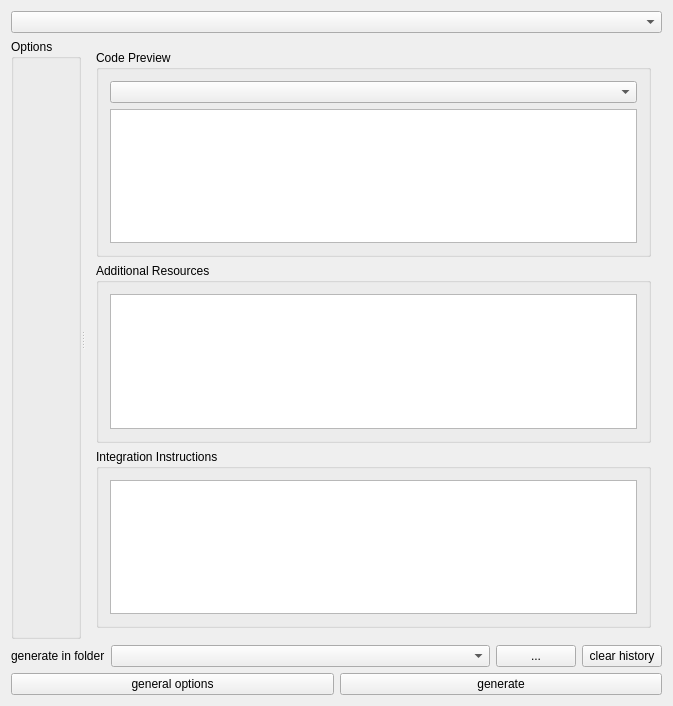
<?xml version="1.0" encoding="UTF-8"?>
<ui version="4.0">
 <class>CodeCreator</class>
 <widget class="QWidget" name="CodeCreator">
  <property name="geometry">
   <rect>
    <x>0</x>
    <y>0</y>
    <width>673</width>
    <height>706</height>
   </rect>
  </property>
  <property name="windowTitle">
   <string>CodeCreator</string>
  </property>
  <layout class="QVBoxLayout" name="verticalLayout_6">
   <item>
    <widget class="QComboBox" name="comboBoxType"/>
   </item>
   <item>
    <widget class="QSplitter" name="splitter">
     <property name="orientation">
      <enum>Qt::Horizontal</enum>
     </property>
     <widget class="QGroupBox" name="groupBox">
      <property name="title">
       <string>Options</string>
      </property>
      <layout class="QVBoxLayout" name="verticalLayout_2">
       <property name="leftMargin">
        <number>0</number>
       </property>
       <property name="topMargin">
        <number>0</number>
       </property>
       <property name="rightMargin">
        <number>0</number>
       </property>
       <property name="bottomMargin">
        <number>0</number>
       </property>
       <item>
        <widget class="QWidget" name="generators" native="true">
         <layout class="QVBoxLayout" name="verticalLayout">
          <property name="leftMargin">
           <number>0</number>
          </property>
          <property name="topMargin">
           <number>0</number>
          </property>
          <property name="rightMargin">
           <number>0</number>
          </property>
          <property name="bottomMargin">
           <number>0</number>
          </property>
         </layout>
        </widget>
       </item>
       <item>
        <spacer name="verticalSpacer">
         <property name="orientation">
          <enum>Qt::Vertical</enum>
         </property>
         <property name="sizeHint" stdset="0">
          <size>
           <width>20</width>
           <height>40</height>
          </size>
         </property>
        </spacer>
       </item>
      </layout>
     </widget>
     <widget class="QWidget" name="layoutWidget">
      <layout class="QVBoxLayout" name="verticalLayout_4">
       <item>
        <widget class="QGroupBox" name="groupBox_2">
         <property name="title">
          <string>Code Preview</string>
         </property>
         <layout class="QVBoxLayout" name="verticalLayout_3">
          <item>
           <widget class="QComboBox" name="comboBoxPreview"/>
          </item>
          <item>
           <widget class="QPlainTextEdit" name="plainTextEditPreview">
            <property name="font">
             <font>
              <family>Courier New</family>
              <pointsize>10</pointsize>
             </font>
            </property>
            <property name="readOnly">
             <bool>true</bool>
            </property>
           </widget>
          </item>
         </layout>
        </widget>
       </item>
       <item>
        <widget class="QGroupBox" name="groupBoxAdditionalResources">
         <property name="title">
          <string>Additional Resources</string>
         </property>
         <layout class="QVBoxLayout" name="verticalLayout_7">
          <item>
           <widget class="QPlainTextEdit" name="plainTextEditAdditionalResources">
            <property name="font">
             <font>
              <family>Courier New</family>
              <pointsize>10</pointsize>
             </font>
            </property>
            <property name="readOnly">
             <bool>true</bool>
            </property>
           </widget>
          </item>
         </layout>
        </widget>
       </item>
       <item>
        <widget class="QGroupBox" name="groupBoxIntegrationInstructions">
         <property name="title">
          <string>Integration Instructions</string>
         </property>
         <layout class="QVBoxLayout" name="verticalLayout_5">
          <item>
           <widget class="QPlainTextEdit" name="plainTextEditIntegrationInstructions">
            <property name="font">
             <font>
              <family>Courier New</family>
              <pointsize>10</pointsize>
             </font>
            </property>
            <property name="readOnly">
             <bool>true</bool>
            </property>
           </widget>
          </item>
         </layout>
        </widget>
       </item>
      </layout>
     </widget>
    </widget>
   </item>
   <item>
    <layout class="QGridLayout" name="gridLayout">
     <item row="0" column="3">
      <widget class="QPushButton" name="pushButtonClearHistory">
       <property name="text">
        <string>clear history</string>
       </property>
      </widget>
     </item>
     <item row="0" column="2">
      <widget class="QPushButton" name="pushButtonSelectFolder">
       <property name="text">
        <string>...</string>
       </property>
      </widget>
     </item>
     <item row="0" column="1">
      <widget class="QComboBox" name="comboBoxFolder">
       <property name="sizePolicy">
        <sizepolicy hsizetype="MinimumExpanding" vsizetype="Fixed">
         <horstretch>0</horstretch>
         <verstretch>0</verstretch>
        </sizepolicy>
       </property>
      </widget>
     </item>
     <item row="0" column="0">
      <widget class="QLabel" name="label_2">
       <property name="text">
        <string>generate in folder</string>
       </property>
      </widget>
     </item>
    </layout>
   </item>
   <item>
    <layout class="QHBoxLayout" name="horizontalLayout">
     <item>
      <widget class="QPushButton" name="pushButtonOptions">
       <property name="text">
        <string>general options</string>
       </property>
      </widget>
     </item>
     <item>
      <widget class="QPushButton" name="pushButtonGenerate">
       <property name="text">
        <string>generate</string>
       </property>
      </widget>
     </item>
    </layout>
   </item>
  </layout>
 </widget>
 <layoutdefault spacing="6" margin="11"/>
 <resources/>
 <connections/>
</ui>
